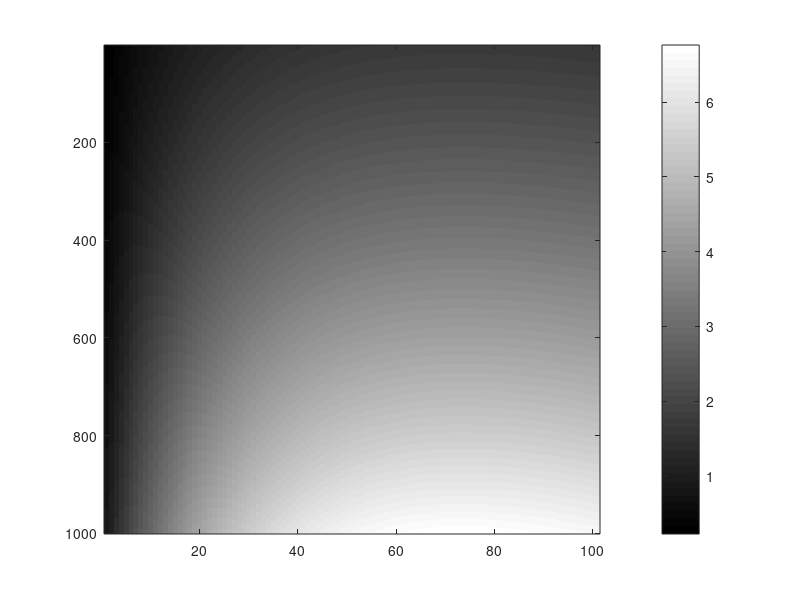

The MATLAB source for this figure:
clear;clc;close all;

Ar = 1:0.001:2;
wr = 0.2:0.001:0.3;
a = 0.08;

for ii = 1:numel(Ar)
    A = Ar(ii);

    for jj = 1:numel(wr)
        w = wr(jj);

        E(ii,jj) = (a*A^2/(pi*(a^2+w^2)^3))*(3*pi*w^4-4*w^3*a*sinh(2*a*pi/w)+2*pi*a^2*w^2-pi*a^4);

    end
end

imagesc(E)
colormap gray
colorbar





